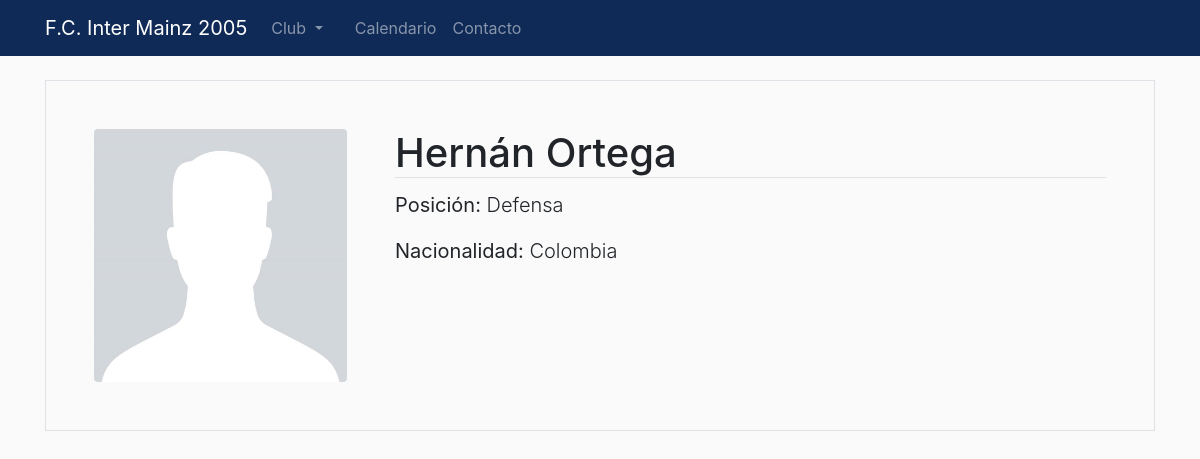
The page /players/5/ on the database its author committed.
### players/models.py (models this page shows, shortened)
class Player(models.Model):
    possible_positions = (
        ('portero', 'Portero'),
        ('defensa', 'Defensa'),
        ('centrocampo', 'Centrocampista'),
        ('delantero', 'Delantero')
    )
    last_name = models.CharField(max_length=50)
    first_name = models.CharField(max_length=50)
    position = models.CharField(max_length=50, choices=possible_positions)
    jersey_number = models.IntegerField(blank=True, null=True)
    nationality = models.CharField(max_length=50, blank=True, null=True)
    picture = models.ImageField(default="default.jpg", upload_to="player_pics")

### players/views.py (the view)
# urls.py: path('players/<int:pk>/', PlayerDetailView.as_view(), name='player-detail')
class PlayerDetailView(DetailView):
    model = Player

### players/templates/players/player_detail.html (shortened to what this page needs)
{% extends "show/base.html" %}
{% block content %}
<div class="media border p-5">
    <img class="rounded w-25"  src="{{ player.picture.url }}">
    <div class="media-body ml-5">
        <h1 class="card-title border-bottom">{{ player.first_name }} {{ player.last_name }}</h1>
        <p class="lead"><strong>Posición:</strong> {{ player.position.capitalize }}</p>
        {% if player.nationality %}
        <p class="lead"><strong>Nacionalidad:</strong> {{ player.nationality.capitalize }}</p>
        {% endif %}
    </div>
</div>
{% endblock content %}

### show/static/show/main.css (style rules this page uses)
body { margin-top: 5rem; margin-bottom: 2rem; background-color: #fafafa; }

### rows shown on the page
Player: picture (placeholder picture), first_name "Hernán", last_name "Ortega", position "Defensa", nationality "Colombia"
